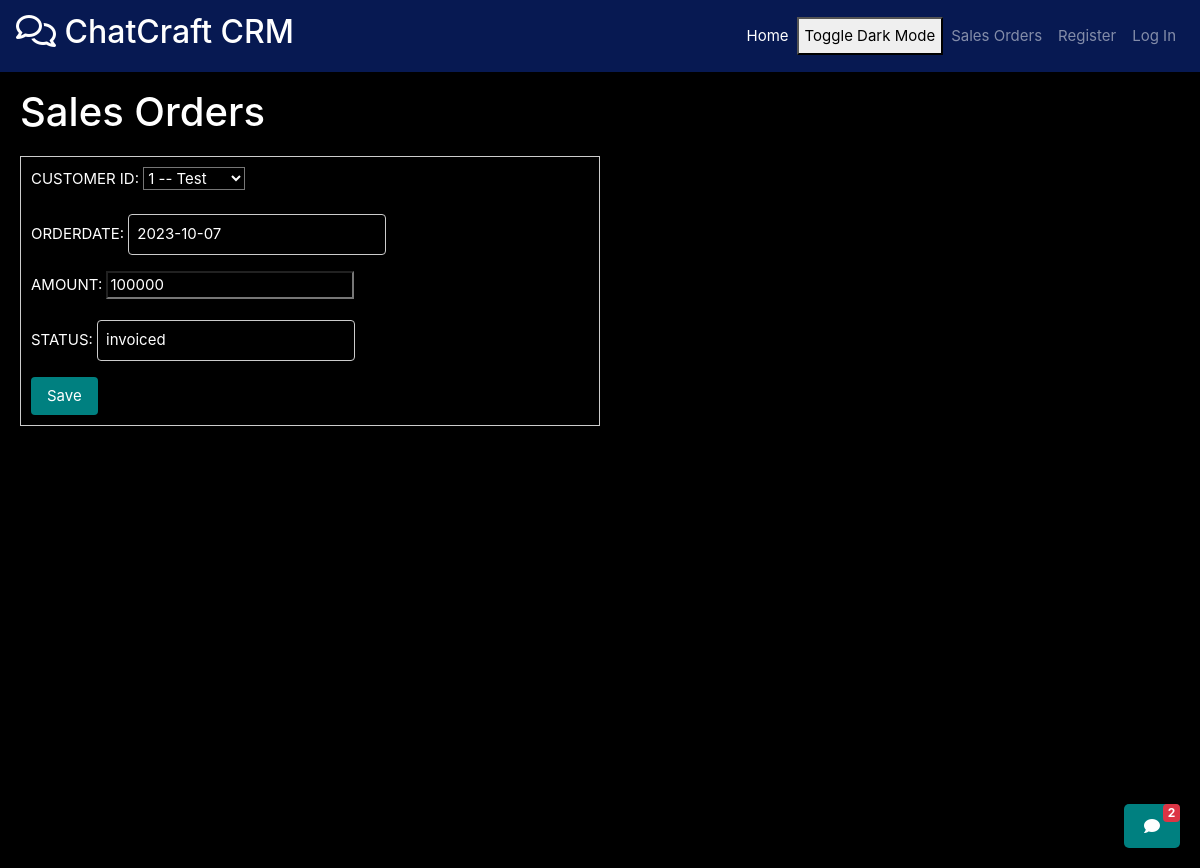
Page /sales_orders/edit/1/ on the committed database.
### customers/models.py (models this page shows)
class Customer(models.Model):
    CUSTOMER_ID=models.AutoField(primary_key=True)
    COMPANY_NAME=models.CharField(max_length=35,unique=True)
    BALANCE_DUE=models.IntegerField(default=0,blank=True,null=True)
    ADDRESS = models.CharField(max_length=35,null=True,blank=True)
    STATUS = models.CharField(max_length=35,null=True,blank=True)
    CONTACT = models.CharField(max_length=10,null=True,blank=True)
    def __str__(self):
        return f"{self.CUSTOMER_ID} -- {self.COMPANY_NAME}"

### sales_orders/models.py (models this page shows, shortened)
class SalesOrder(models.Model):
    SALES_ORDER_ID=models.AutoField(primary_key=True)
    CUSTOMER_ID=models.ForeignKey(Customer,on_delete=models.CASCADE,db_column="CUSTOMER_ID")
    ORDERDATE = models.DateField(blank=True, null=True,default = datetime.now().date())
    AMOUNT=models.IntegerField(default =0 ,null=True,blank = True)
    STATUS = models.CharField(max_length=35,null=True,blank = True)

### sales_orders/views.py (the view)
# urls.py: path('edit/<int:sales_order_id>/',views.editSalesOrder),
@csrf_exempt
def editSalesOrder(request, sales_order_id):
    instance = get_object_or_404(SalesOrder, pk=sales_order_id)
    if request.method == 'POST':
        form = SalesOrderForm(request.POST, instance=instance)
        if form.is_valid():
            form.save()
            return redirect('/sales_orders/get/')
    else:
        form = SalesOrderForm(instance=instance)
        return render(request, 'SalesOrders/save_sales_orders.html', {'form': form, 'instance': instance})

### sales_orders/forms.py (shortened to what this page needs)
class SalesOrderForm(forms.ModelForm):
    class Meta:
        model = SalesOrder
        fields = ["CUSTOMER_ID", "ORDERDATE", "AMOUNT", "STATUS"]  # List the fields you want to edit

### sales_orders/templates/SalesOrders/save_sales_orders.html (shortened to what this page needs)
{% extends 'base.html' %}
{% block extra_nav %}
<li class="nav-item">
    <a class="nav-link" href="/sales_orders/get/">Sales Orders</a>
</li>
{% endblock %}
{% block content %}
<h1>Sales Orders</h1>
<form method="post">
    {{ form.as_p }}
    <button type="submit">Save</button>
</form>
{% endblock %}

### templates/base.html (style rules this page uses)
body { background-repeat: no-repeat; background-attachment: fixed; background-size: cover; }
body { font-size: 15px; }
form { margin-top: 20px; padding: 10px; border: 1px solid #ccc; background-color: #f8f8f8; width: 50%; }
form input[type="text"] { padding: 8px; margin-right: 10px; border: 1px solid #ccc; border-radius: 4px; }
form button[type="submit"] { padding: 8px 16px; background-color: teal; border: none; color: white; border-radius: 4px; cursor: pointer; }
h1 { flex: 1; margin: 0; position: relative; }
.grid-container * { color: white; background-color: black; }

### rows in the picture
Customer: CUSTOMER_ID "1 -- Test"
SalesOrder: ORDERDATE "2023-10-07", AMOUNT "100000", STATUS "invoiced"
